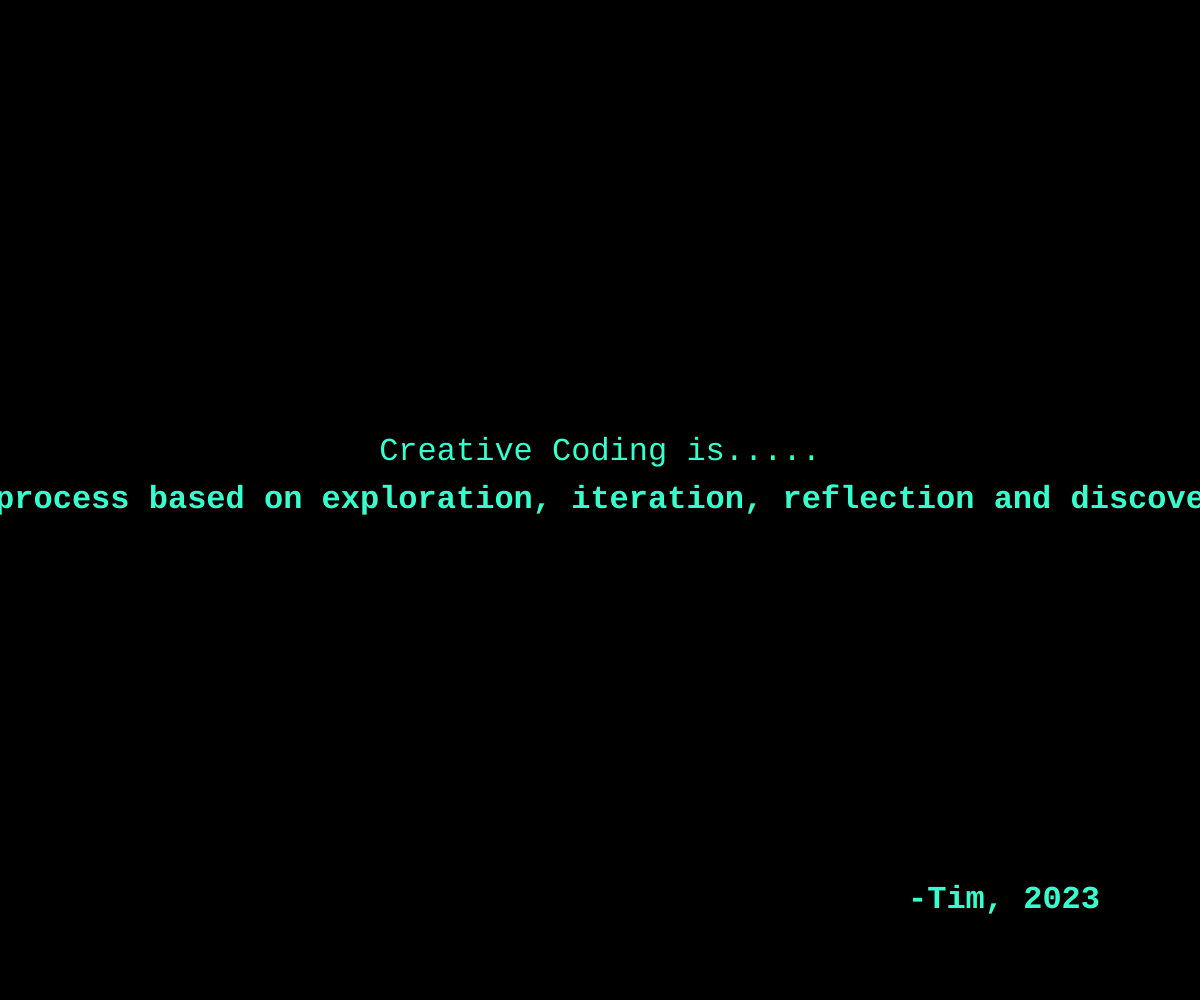
Frame 1 (no input)
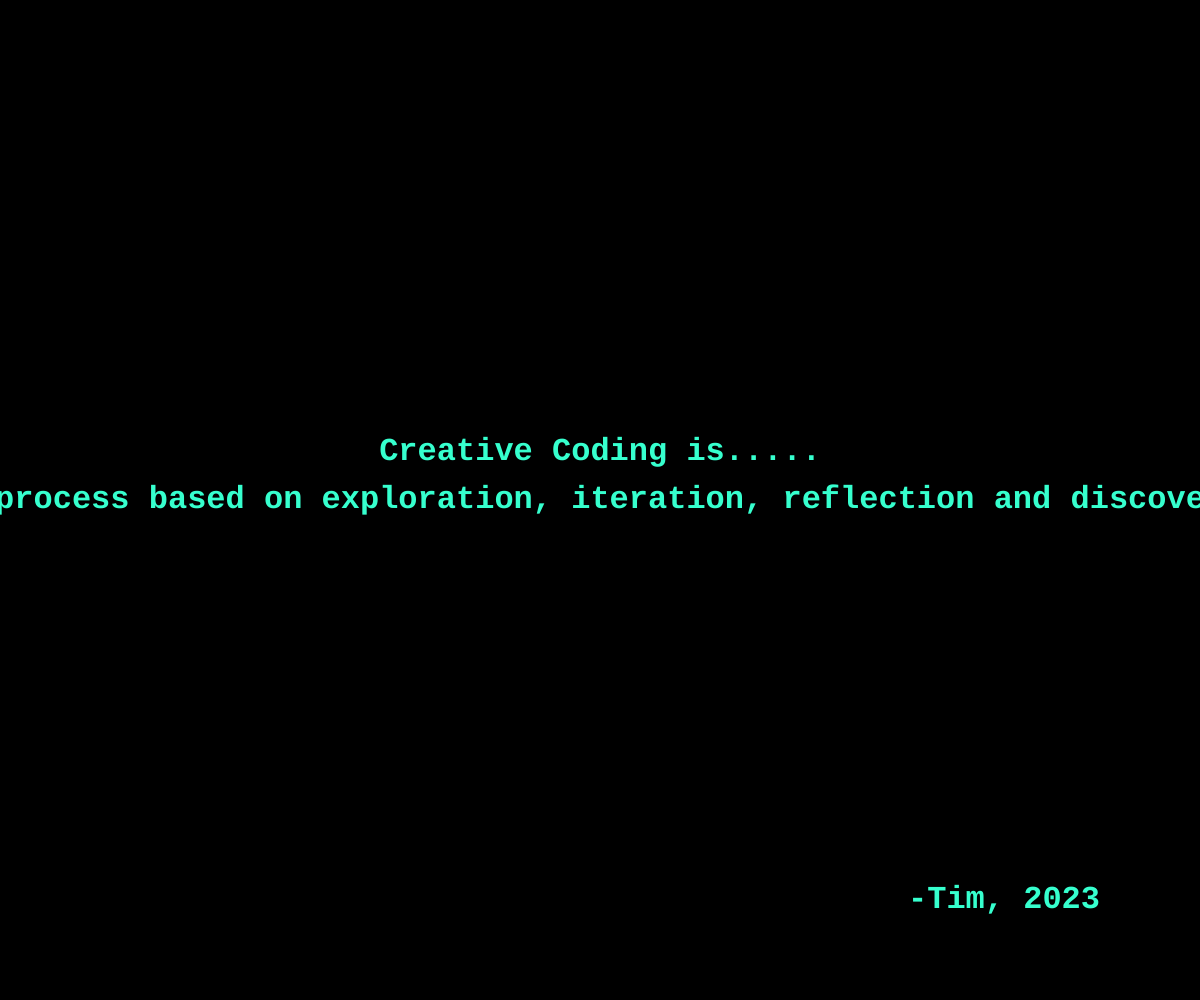
Frame 60 (no input)
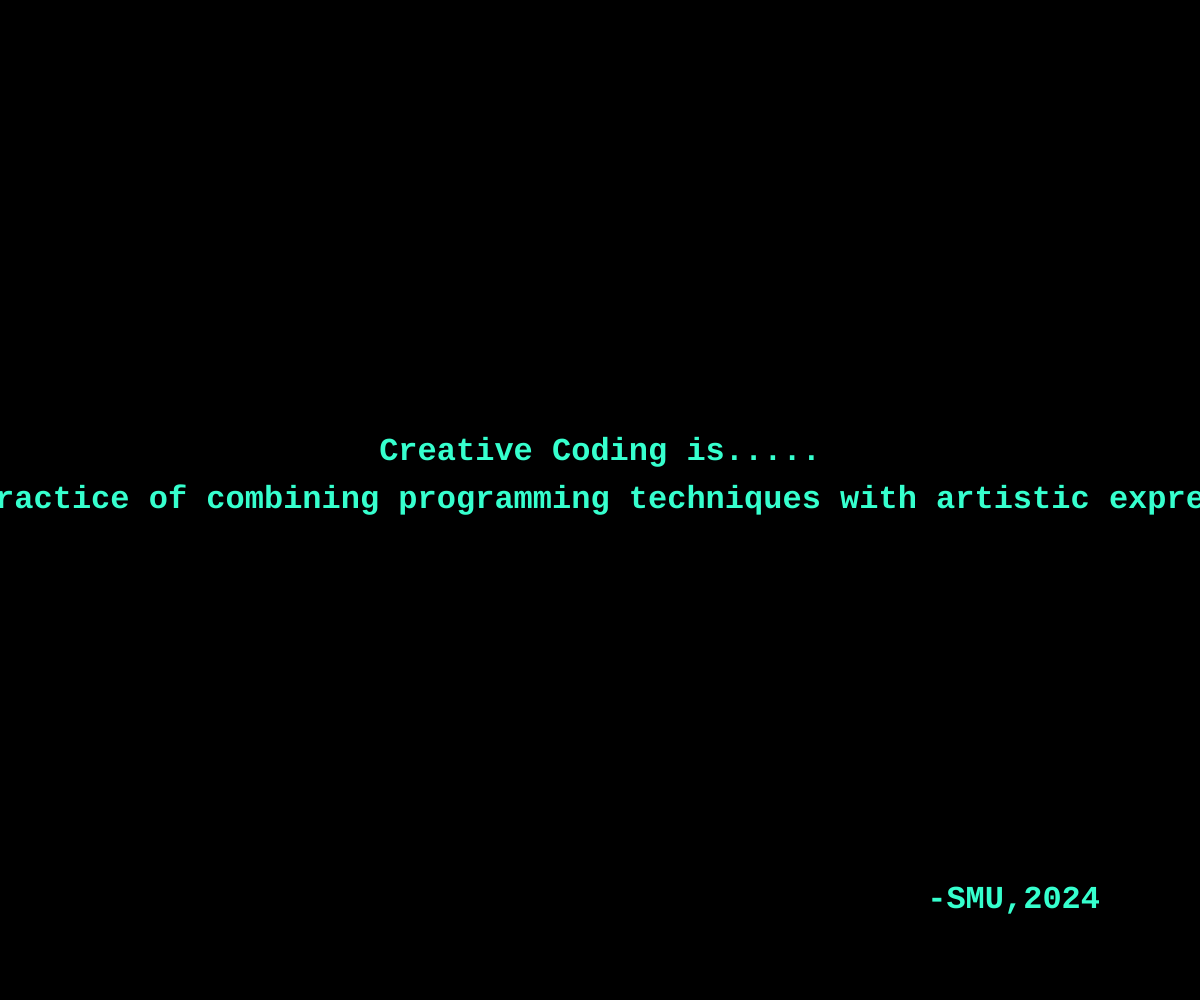
Frame 120 (the mouse pressed at the canvas centre since frame 60)

The p5.js sketch that drew these frames (run headless with seeded random() and noise() and a simulated clock; from frame 60 on, the mouse is pressed at the canvas centre):

// p5.js sketch
// ── sketch.js
// change the quotes in this array. Be mindful of the quotation marks!
// this is the only part of the file you need to edit!

const quotes = [
  { text: "a new form of expression that bridges the gap between technology and art", source: "Ahmad Moussa, 2026" },
  { text: "a process based on exploration, iteration, reflection and discovery", source: "Tim, 2023" },
  { text: "the practice of combining programming techniques with artistic expression", source: "SMU,2024" },
  { text: "the process of using code, technology and computers as artistic and designtools", source: "Whitney" },
  { text: "a deliberate act of letting go and see where the process take you", source: "Patrik" },
  { text: "the application of programming techniques in the act of creation", source: "Stokes, 2017" },
  { text: "creating something expressive instead of something only functional", source: "Zhai, 2020" },
  { text: "learning a new language", source: "Reas, 2008" }
];
// no need to edit anything below this line! 
// if you have made an error, you can check your history to see what might have gone wrong

// a variable that holds the current quote
let current = [];

function setup() {
  createCanvas(windowWidth, windowHeight);
  // Seed with millis() so each page load gives a different quote.
  randomSeed(millis());
  textSize(32);
  fill(54, 255, 206);  // set the text color
  // calls the function to pick a quote
  pickQuote();
}

function pickQuote() {
  // take a random number and use that to identify what quote to use
  current = quotes[floor(random(quotes.length))];
}

function draw() {
  background(0, 0, 0); // set the background color
  drawQuote();  // draw the quote on screen
}

function drawQuote() {   // draw text
  textFont('Courier New');
  textAlign(CENTER, CENTER);
  text("Creative Coding is.....", width / 2, height / 2 - 48);
  textStyle(BOLD);
  text("'" + current.text + "'", width / 2, height / 2);
  textAlign(RIGHT, CENTER);
  text("-" + current.source, width - 100, height - 100);
}

function windowResized() {
  resizeCanvas(windowWidth, windowHeight);
}

function newQuote() {
  pickQuote();
  redraw();
}

function mousePressed() {
  newQuote();
}
// ── readme.html
<!DOCTYPE html>
<html lang="en">
<head>
  <meta charset="UTF-8">
  <meta name="viewport" content="width=device-width, initial-scale=1.0">
  <title>"Creative Coding Is..."</title> <!--Title is here-->
  <!--Add style to your code Read W3Schools CSS Intro for more: https://www.w3schools.com/css/css_intro.asp -->
  <style>
    body {
      font-family: 'Courier New', Courier, monospace;
      margin: 2em;
      color: #1a005d;
      background-color: #E0BAD7;
    }
  </style>
</head>
<body>
    <h1>"Creative Coding Is..."</h1>
    <p>a practice that use codes to express ideas and create art. Through creative coding, programming becomes a language that enhances communication rather than just a tool of problem-solving. It emphasizes on experimentation, exploration and aesthetics.</p>

   <h2>Resources</h2>
   <ul>
    <li><a href="https://www.gorillasun.de/blog/creative-coding-the-new-era/" target="_blank">https://www.gorillasun.de/blog/creative-coding-the-new-era/</a></li>
    <li><a href="https://trcc.timrodenbroeker.de/faq/what-is-creative-coding/" target="_blank">https://trcc.timrodenbroeker.de/faq/what-is-creative-coding/</a></li>
    <li><a href="https://www.smu.edu/meadows/newsandevents/news/2023/what-is-creative-coding" target="_blank">https://www.smu.edu/meadows/newsandevents/news/2023/what-is-creative-coding</a></li>
    <li><a href="https://montana-media-arts.github.io/creative-coding-1/modules/week-1/whatis/" target="_blank">https://montana-media-arts.github.io/creative-coding-1/modules/week-1/whatis/</a></li>
    <li><a href="https://medium.com/@FrancisStokes/techniques-for-creative-coding-220ea4cfffe0" target="_blank">https://medium.com/@FrancisStokes/techniques-for-creative-coding-220ea4cfffe0</a></li>
    <li><a href="https://www.niio.com/blog/tag/creative-coding/" target="_blank">https://www.niio.com/blog/tag/creative-coding/</a></li>
    <li><a href="https://hackmd.io/@creativecodeberlin/ryljdLxy_" target="_blank">https://hackmd.io/@creativecodeberlin/ryljdLxy_</a></li>
    <li><a href="https://www.artsyshark.com/2021/05/26/what-is-creative-coding/" target="_blank">https://www.artsyshark.com/2021/05/26/what-is-creative-coding/</a></li>
   </ul>
</body>
</html>
